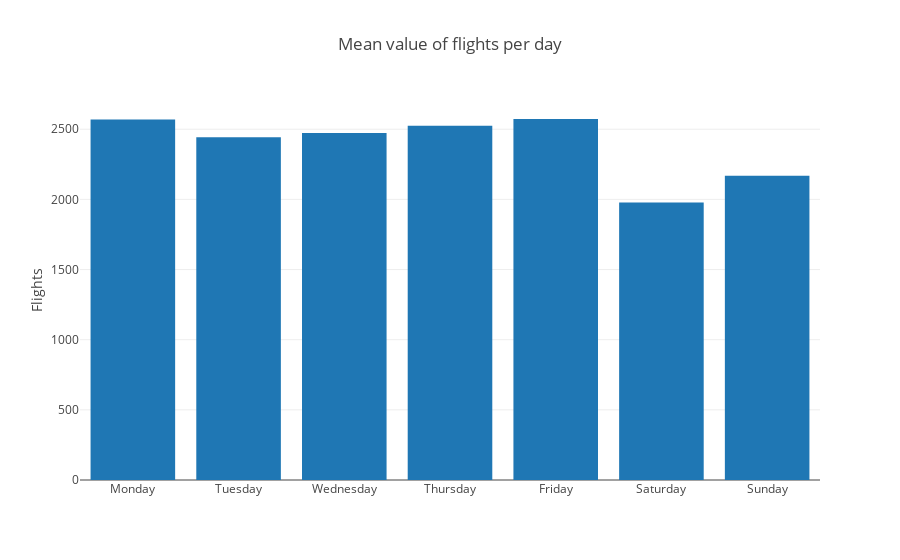

Source (notebook cell):
### Code cell
py.iplot(fig2)

### Figure 1 — Plotly figure (JSON) as saved in the notebook; plotly's stock layout.template omitted (floating-point values rounded to 4 significant figures)
{"data": [{"type": "bar", "x": ["Monday", "Tuesday", "Wednesday", "Thursday", "Friday", "Saturday", "Sunday"], "y": [2569.0, 2442.0, 2473.0, 2524.0, 2573.0, 1978.0, 2168.0]}], "layout": {"title": "Mean value of flights per day", "yaxis": {"title": "Flights"}}}
